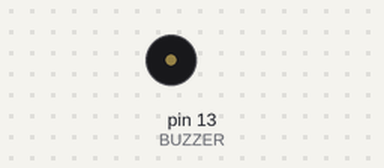
Bench run of a sketch on a simulated Arduino Uno, built with avr-gcc and run on an emulated ATmega328P. Parts: buzzer (waves = sounding).

Above: at 0.1 s.
Timing chart, 0 to 1.6 s (numbered marks = the images above):
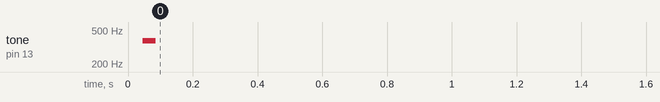

The sketch:

Musica_sem_delay.ino
```cpp
short int musica=2;
char music_names[] = {
    'c', 'd', 'e', 'f', 'g', 'a', 'b', 'C'   };
int music_tones[] = {
    1915, 1700, 1519, 1432, 1275, 1136, 1014, 956   };

const int maiormusica=18;//tamanho da maior musica
int music_length=18;
char music_notes[maiormusica+1];
int music_beats[maiormusica+1];
int music_tempo;
//musica 1
const int music1_length = 18; // número de notas
char music1_notes[music1_length+1] ={"gggebgdddebgebgggg"}; // espaços representam pausas
int music1_beats[music1_length+1] = {1,1,1,1,1,1,1,1,1,1,1,1,1,1,1,1,1,1,};
int music1_tempo = 300;
//musica 2
const int music2_length = 18; // número de notas
char music2_notes[music2_length+1] ={"gggebgdddebgebgggg"}; // espaços representam pausas
int music2_beats[music2_length+1] = {1,1,1,1,1,1,1,1,1,1,1,1,1,1,1,1,1,1,};
int music2_tempo = 300;
//---------------------
boolean music_inBigestLoop=false;
short int music_bigestValue=-1;
boolean music_inLoop=false;
long music_loopValue=-1;
int music_tone;
int music_duration;
boolean music_inDelay=false;
boolean music_delaySucess=false;
boolean music_needSucess=false;
unsigned long music_timer;
float music_microdelay;
#define BUZZER 13

void setup(){
  pinMode(BUZZER,OUTPUT);
  TurnOnMusic();
}

void loop(){
  if(music_inBigestLoop) bigestForAlarm();
  if(music_inDelay) music_count();
}

void TurnOnMusic(){
    switch(musica){
      default:
      music_length=music1_length;
      for(int m=0; m<music_length; m++){
      music_notes[m]=music1_notes[m];
      music_beats[m]=music1_beats[m];
      }
      music_tempo= music1_tempo;
      break;

      case 2:
      music_length=music2_length;
      for(int m=0; m<music_length; m++){
      music_notes[m]=music2_notes[m];
      music_beats[m]=music2_beats[m];
      break;

      //case -1:

      //break;
      }
      music_tempo= music2_tempo;
      break;
    }
    bigestForAlarm();
}

//função do loop principal
void bigestForAlarm(){
  if(music_inBigestLoop==false&&music_bigestValue!=-1)
    return;
  if(music_bigestValue>=music_length){
    music_inBigestLoop=false;
    music_bigestValue=-1;
    return;
  }
  if(music_inDelay==false)
    music_bigestValue++;
  music_inBigestLoop=true;
  if(music_delaySucess&&music_inLoop==false){
    music_needSucess=false;
    music_uDelay(music_tempo / 2*1000);
    music_delaySucess=false;
    return;
  }

  if (music_notes[music_bigestValue] == ' ') {
      if(music_inDelay==false&&music_inLoop==false){
	music_needSucess=true;
	music_uDelay(music_beats[music_bigestValue] * music_tempo*1000); // rest
	return;
      }
    }else {
      //toca a nota correspondente
    if(music_inLoop==false)
      for (int i = 0; i < 8; i++) {
        if (music_names[i] == music_notes[music_bigestValue]) {
  	//faz o tom da nota
          music_tone=music_tones[i];
          music_duration=music_beats[music_bigestValue] * music_tempo;
  	  forAlarm();
  	break;
        }
      }
    else
      forAlarm();
  }
}

//função do loop secundario
void forAlarm(){
  if(music_inLoop==false&&music_loopValue!=-1)
    return;
  if(music_loopValue>=music_duration * 1000L){
    digitalWrite(BUZZER, LOW);
    music_inLoop=false;
    music_loopValue=-1;
    return;
  }
  if(music_inDelay==false)
    music_loopValue++;
  music_inLoop=true;
  if(music_loopValue==0&&music_inDelay==false){
    digitalWrite(BUZZER, HIGH);
    music_needSucess=false;
    music_uDelay(music_tone);
  }
  if(music_loopValue>0)
  if(music_delaySucess){
    digitalWrite(BUZZER, HIGH);
    music_needSucess=false;
    music_uDelay(music_tone);
    music_delaySucess=false;
    return;
  }else if(music_inDelay==false){
    digitalWrite(BUZZER, LOW);
    music_needSucess=true;
    music_uDelay(music_tone);
  }

}

//função que ativa o delay
void music_uDelay(float alarmdelay){
  music_inDelay=true;
  music_timer=micros();
  music_microdelay=alarmdelay;
}

//função que conta o delay
void music_count(){
  if(music_timer<=micros()-music_microdelay){
      music_timer=micros();
      if(music_needSucess==true)
	music_delaySucess=true;
      music_needSucess=false;
      music_inDelay=false;
  }
}
```

Measured:
- by itself, tone on pin 13 (BUZZER): silent → 374 Hz at 0.05 s, → silent 0.04 s later
